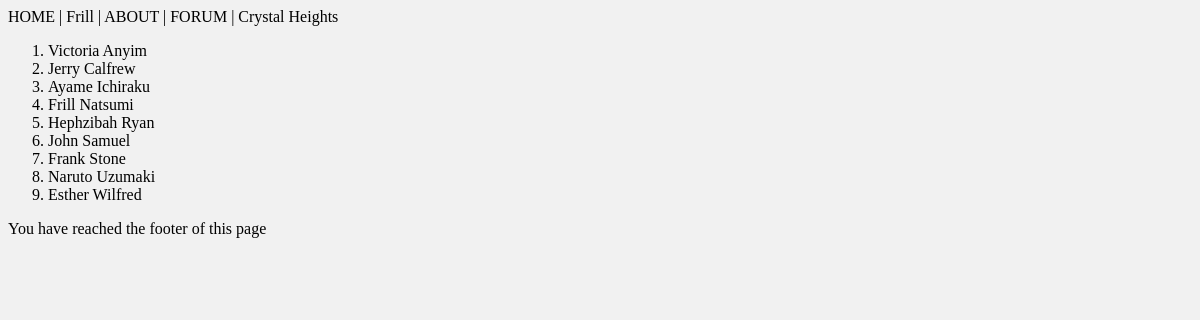
Page /testing/ on the earlier database version.
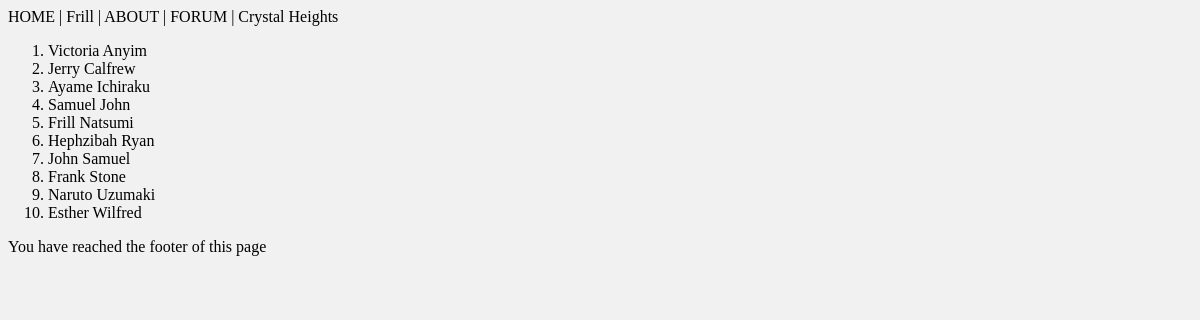
Same page on the later database version.
### students/models.py (models this page shows, shortened)
class Student(models.Model):
    firstname = models.CharField(max_length=255)
    lastname = models.CharField(max_length=255)
    phone_number = models.IntegerField(null=True)
    email = models.EmailField(null=True)
    date_joined = models.DateField(null=True)

### students/views.py (the view)
# urls.py: path('testing/', views.testing, name='testing'),
def testing(request):
  data = Student.objects.all().order_by('lastname', '-id').values()
  template = loader.get_template('testing.html')
  context = {
    "data": data,
  }
  return HttpResponse(template.render(context, request))

### students/templates/testing.html
<!DOCTYPE html>
{% load static %}
<html lang="en">
<link rel="stylesheet" href="{% static 'style.css' %}">
<body>
    {% include 'menu.html' with me='Frill' sponsor="Crystal Heights" %}
    <ol>
        {% for x in data %}
        <li>{{ x.firstname }} {{ x.lastname }} </li>
        {% endfor %}
    </ol>
    {% include 'footer.html' %}
</body>
</html>

### students/templates/menu.html
<div>HOME | {{ me }} | ABOUT | FORUM | {{ sponsor }}</div>

Differences in the rows shown:
added Student: firstname "Samuel", lastname "John"
